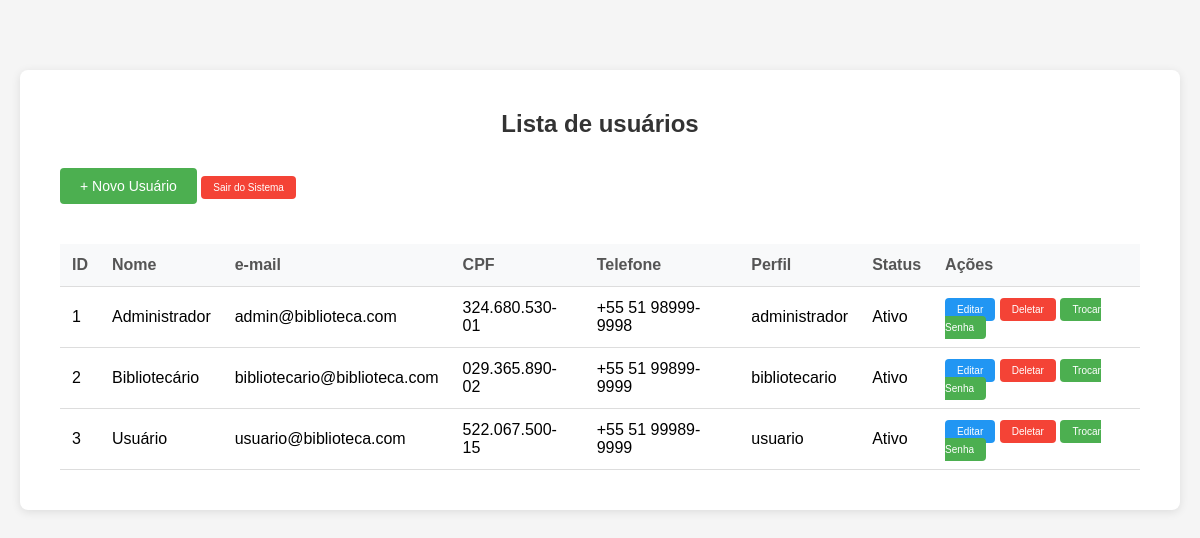
Page /src/Views/listarUsuarios.php (signed in) on the committed database.
### tables this page shows
CREATE TABLE `usuarios` (
  `id` int(11) NOT NULL,
  `nome` varchar(200) NOT NULL,
  `email` varchar(100) NOT NULL,
  `senha` varchar(255) NOT NULL,
  `cpf` varchar(14) DEFAULT NULL,
  `telefone` varchar(20) DEFAULT NULL,
  `perfil` enum('usuario','bibliotecario','administrador') DEFAULT 'usuario',
  `ativo` tinyint(1) DEFAULT 1,
  `data_cadastro` timestamp NULL DEFAULT current_timestamp(),
  `data_atualizacao` timestamp NULL DEFAULT current_timestamp() ON UPDATE current_timestamp()
);

### src/Models/Database.php (called while the page is built, shortened)
<?php
class Database {
    private static $instance = null;
    private $connection;
    private function __construct() {
        try {
            $dsn = "mysql:host=" . DB_HOST . ";dbname=" . DB_NAME . ";port=" . DB_PORT . ";charset=" . DB_CHARSET;
            $options = [
                PDO::ATTR_ERRMODE            => PDO::ERRMODE_EXCEPTION,
                PDO::ATTR_DEFAULT_FETCH_MODE => PDO::FETCH_ASSOC,
                PDO::ATTR_EMULATE_PREPARES   => false,
                PDO::ATTR_PERSISTENT         => false
            ];
            $this->connection = new PDO($dsn, DB_USER, DB_PASS, $options);
        } catch (PDOException $e) {
            throw new PDOException("Erro na conexão: " . $e->getMessage());
        }
    }
    public static function getInstance() {
        if (self::$instance === null) {
            self::$instance = new self();
        }
        return self::$instance;
    }
    public function getConnection() {
        return $this->connection;
    }
}
?>

### src/Controllers/UsuarioController.php (called while the page is built, shortened)
<?php
require_once __DIR__ . "/../Models/UsuarioModel.php";
class UsuarioController {
    private $usuarioModel;
    public function __construct(){
        $this->usuarioModel = new UsuarioModel();
    }
    public function buscaTodosUsuarios(){
        $data = $this->usuarioModel->read();
        foreach ($data as $user) {
            $idToView = htmlspecialchars($user['id']);
            $nameToView = htmlspecialchars($user['nome']);
            $emailToView = htmlspecialchars($user['email']);
            $cpfToView = htmlspecialchars($user['cpf']);
            $telefoneToView = htmlspecialchars($user['telefone']);
            $perfilToView = htmlspecialchars($user['perfil']);
            $ativoToView = $user['ativo'];
            $users[] = [
                'id' => $idToView,
                'nome' => $nameToView,
                'email' => $emailToView,
                'cpf' => $cpfToView,
                'telefone' => $telefoneToView,
                'perfil' => $perfilToView,
                'ativo' => $ativoToView
            ];
        }
        return $users;
    }
}
?>

### src/Models/UsuarioModel.php (called while the page is built, shortened)
<?php
require_once __DIR__ . '/Database.php';
class UsuarioModel {
    private $db;
    private $table = 'usuarios';
    public function __construct() {
        $this->db = Database::getInstance()->getConnection();
    }
    public function read() {
        $query = "SELECT id, nome, email, cpf, telefone, perfil, ativo
                  FROM " . $this->table . " WHERE 1=1";
        $query .= " ORDER BY nome ASC";
        $stmt = $this->db->prepare($query);
        $stmt->execute();
        return $stmt->fetchAll(PDO::FETCH_ASSOC);
    }
}

### src/Views/listarUsuarios.php (the view, shortened to what this page needs)
<?php
require_once __DIR__ . '/../Controllers/UsuarioController.php';
$usuarioController = new UsuarioController();
$usuarios = $usuarioController->buscaTodosUsuarios();
?>
<!DOCTYPE html>
<html lang='pt-br'>
    <head>
        <link rel="stylesheet" href="../../public/style.css">
    </head>
    <body>
      <div class='container'>
        <h2>Lista de usuários</h2>
        <a href="criarUsuario.php" class="btn-novo">+ Novo Usuário</a>
        <a href="../../logout.php" class="btn-deletar">Sair do Sistema</a>
        <table>
            <thead>
                <tr>
                    <th>ID</th>
                    <th>Nome</th>
                    <th>e-mail</th>
                    <th>CPF</th>
                    <th>Telefone</th>
                    <th>Perfil</th>
                    <th>Status</th>
                    <th>Ações</th>
                </tr>
            </thead>
            <tbody>
                <?php foreach($usuarios as $usuario): ?>
                <tr>
                    <td><?php echo $usuario['id']; ?></td>
                    <td><?php echo $usuario['nome']; ?></td>
                    <td><?php echo $usuario['email']; ?></td>
                    <td><?php echo $usuario['cpf']; ?></td>
                    <td><?php echo $usuario['telefone']; ?></td>
                    <td><?php echo $usuario['perfil']; ?></td>
                    <td><?php echo $usuario['ativo'] ? 'Ativo': 'Inativo'; ?></td>
                    <td>
                        <a href="editarUsuario.php?id=<?php echo $usuario['id'];?>" class="btn-editar">Editar</a>
                        <a href="processaDeletarUsuario.php?id=<?php echo $usuario['id'];?>" class="btn-deletar">Deletar</a>
                        <a href="trocarSenhaUsuario.php?id=<?php echo $usuario['id'];?>" class="btn-trocaSenha">Trocar Senha</a>
                    </td>
                </tr>
                <?php endforeach; ?>
            </tbody>
        </table>
      </div>
    </body>
</html>

### public/style.css (style rules this page uses)
* { margin: 0; padding: 0; box-sizing: border-box; }
body { font-family: Arial, Helvetica, sans-serif; background-color: #f5f5f5; padding: 20px; }
.container { max-width: 1350px; margin: 50px auto; background-color: white; padding: 40px; border-radius: 8px; box-shadow: 0 2px 10px rgba(0,0,0,0.1); }
h2 { margin-bottom: 30px; color: #333; text-align: center; }
table { width: 100%; border-collapse: collapse; margin-top: 20px; }
thead { background-color: #f8f9fa; }
th, td { padding: 12px; text-align: left; border-bottom: 1px solid #ddd; }
th { font-weight: bold; color: #555; }
.btn-editar { background-color: #2196F3; color: white; padding: 6px 12px; border: none; border-radius: 4px; cursor: pointer; font-size: 10px; text-decoration: none; }
.btn-deletar { background-color: #f44336; color: white; padding: 6px 12px; border: none; border-radius: 4px; cursor: pointer; font-size: 10px; text-decoration: none; }
.btn-trocaSenha { background-color: #4CAF50; color: white; padding: 6px 12px; border: none; border-radius: 4px; cursor: pointer; font-size: 10px; text-decoration: none; }
.btn-novo { background-color: #4CAF50; color: white; padding: 10px 20px; border: none; border-radius: 4px; cursor: pointer; font-size: 14px; margin-bottom: 20px; text-decoration: none; display: inline-block; }

### rows in the picture
usuarios: id "1", nome "Administrador", email "admin@biblioteca.com", cpf "324.680.530-01", telefone "+55 51 98999-9998", perfil "administrador", ativo "Ativo"
usuarios: id "2", nome "Bibliotecário", email "bibliotecario@biblioteca.com", cpf "029.365.890-02", telefone "+55 51 99899-9999", perfil "bibliotecario", ativo "Ativo"
usuarios: id "3", nome "Usuário", email "usuario@biblioteca.com", cpf "522.067.500-15", telefone "+55 51 99989-9999", perfil "usuario", ativo "Ativo"
